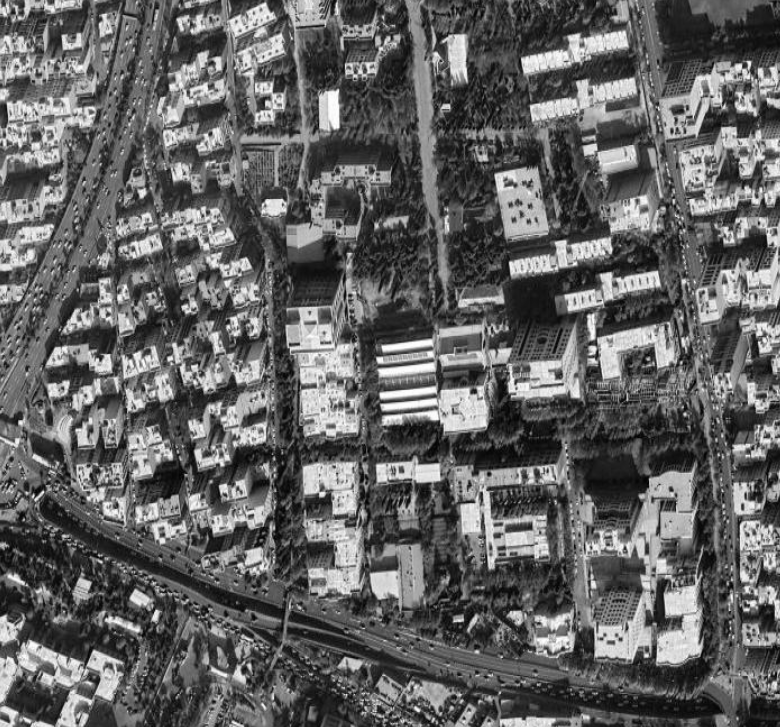
#> input picture DIP-HW2/data/q8/image.png, 780 x 727 px, found by its file name
$ jupyter execute Q8.ipynb   (older library calls are emulated)
#> lines starting #> are read from the running program, lines starting #| are printed output that depends on the picture
## 8-a — Directional High-Pass Filtering

In this part, we apply **3×3 high-pass filters** to a grayscale satellite image to detect edges in specific orientations:
- **Horizontal edges**
- **Vertical edges**
- **Main diagonal edges (\\)**
- **Anti-diagonal edges (/)**

A high-pass filter emphasizes rapid intensity changes (edges) while suppressing smooth regions.
By designing the kernel to be more sensitive in a specific direction, the filter will respond more strongly to edges aligned with that orientation.

### Algorithm:
1. **Load** the input grayscale image.
2. **Define** 3×3 kernels for each of the four directions.
3. **Apply** each kernel to the image using 2D convolution.
4. **Compute**:
   - The mean of the **absolute** filter response → indicates the overall strength of edges in that direction.
   - The **signed** mean of the response → shows any bias toward certain edge polarities.
5. **Interpret** the results:
   - A higher absolute mean value in a direction suggests that edges aligned with that orientation are more prevalent in the image.

[cell 1]
from PIL import Image
import matplotlib.pyplot as plt
import numpy as np
import cv2

[cell 2]
image = Image.open("/mnt/e/Term 4/HW/DIP-HW2/data/q8/image.png")
#> image is the input picture: PIL image 780x727 L; min 1, max 255, mean 98.9

[cell 3]
properties = {
    'size': image.size,
    'mode': image.mode, # RGB or L(grayscale)
    'format': image.format,
    'type': type(image)
}

for key, value in properties.items():
    print(f'The {key} of image is: {value}')
#> this loop made 4 passes
#> (key, value) on passes 1 to 3: ('size', (780, 727)), ('mode', 'L'), ('format', 'PNG')
#| The size of image is: (780, 727)
#| The mode of image is: L
#| The format of image is: PNG
#| The type of image is: <class 'PIL.PngImagePlugin.PngImageFile'>

[cell 4]
# convert PngImageFile to ndarray
image = np.array(image).astype(np.float32)
#> image: shape (727, 780) float32

[cell 5]
# image.show()
plt.figure(figsize=(8, 8))
plt.imshow(image, cmap='grey')
plt.axis('off')

# 3x3 directional high-pass kernels (simple directional HPFs)

[cell 6]
kernels = {
    'Horizontal edges': np.array([[-1, -1, -1],
                                  [ 2,  2,  2],
                                  [-1, -1, -1]], dtype=np.float32),
    'Vertical edges':   np.array([[-1,  2, -1],
                                  [-1,  2, -1],
                                  [-1,  2, -1]], dtype=np.float32),
    'Main diagonal': np.array([[ 2, -1, -1],
                                    [-1,  2, -1],
                                    [-1, -1,  2]], dtype=np.float32),
    'Anti-diagonal': np.array([[-1, -1,  2],
                                   [-1,  2, -1],
                                   [ 2, -1, -1]], dtype=np.float32)
}

[cell 7]
filtered_images = {}
means_abs = {}
means_signed = {}

for filter_name, k in kernels.items():
    filtered_image = cv2.filter2D(image, ddepth=cv2.CV_32F, kernel=k)
    filtered_images[filter_name] = filtered_image
    means_abs[filter_name] = np.mean(np.abs(filtered_image))
    means_signed[filter_name] = np.mean(filtered_image)
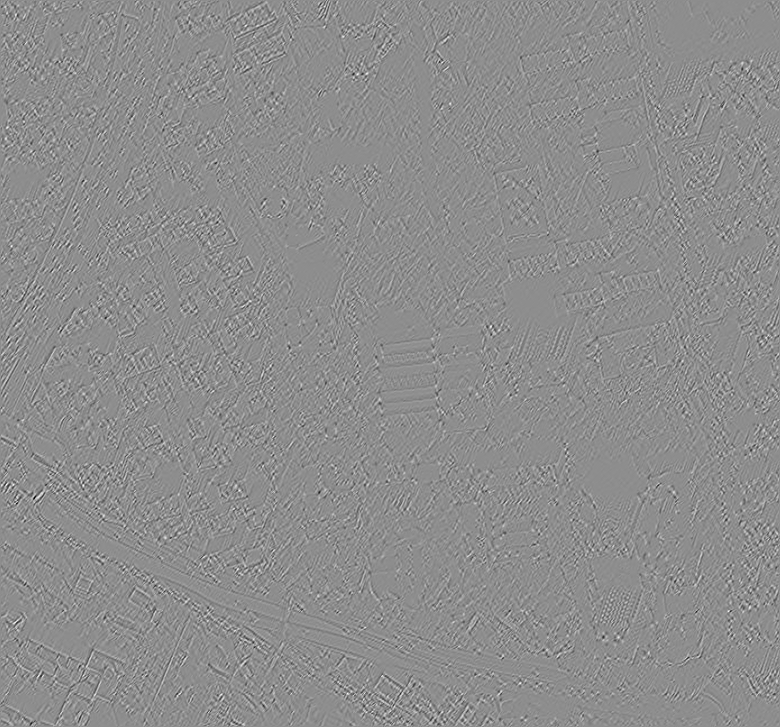
#> filtered_image: shape (727, 780) float32; min -497, max 398, mean 0; drawn with min black and max white
#> after the loop, filtered_images = 4 items; means_abs = {'Horizontal edges': 33.35, 'Vertical edges': 52.07, 'Main diagonal': 35, 'Anti-diagonal': 35.59}; means_signed = {'Horizontal edges': 0.00478, 'Vertical edges': 8.82e-06, 'Main diagonal': -0.000917, 'Anti-diagonal': 0.000913}

origin_mean = np.mean(image)
#> origin_mean = 98.91

[cell 8]
filtered_images['Horizontal edges'].min()
#> Out = -618

[cell 9]
filtered_images['Horizontal edges'].max()
#> Out = 614

[cell 10]
plt.figure(figsize=(12,10))
plt.subplot(2,3,1)
plt.imshow(image, cmap='gray')
plt.title(f'Original\nmean={origin_mean:.2f}')
plt.axis('off')

i = 2
for filtered_name, img in filtered_images.items():
    min, max = img.min(), img.max()
    normed_image = ((img - min)/(max - min)) * 255
    plt.subplot(2,3,i)
    plt.imshow(normed_image.astype(np.uint8), cmap='gray')
    plt.title(f'{filtered_name}\nmean|resp|={means_abs[filtered_name]:.2f}')
    plt.axis('off')
    i += 1
#> this loop made 4 passes
#> (filtered_name, min, max) on passes 1 to 4: ('Horizontal edges', -618, 614), ('Vertical edges', -799, 756), ('Main diagonal', -393, 396), ('Anti-diagonal', -497, 398)
#> after the loop, i = 6


plt.tight_layout()
plt.show()
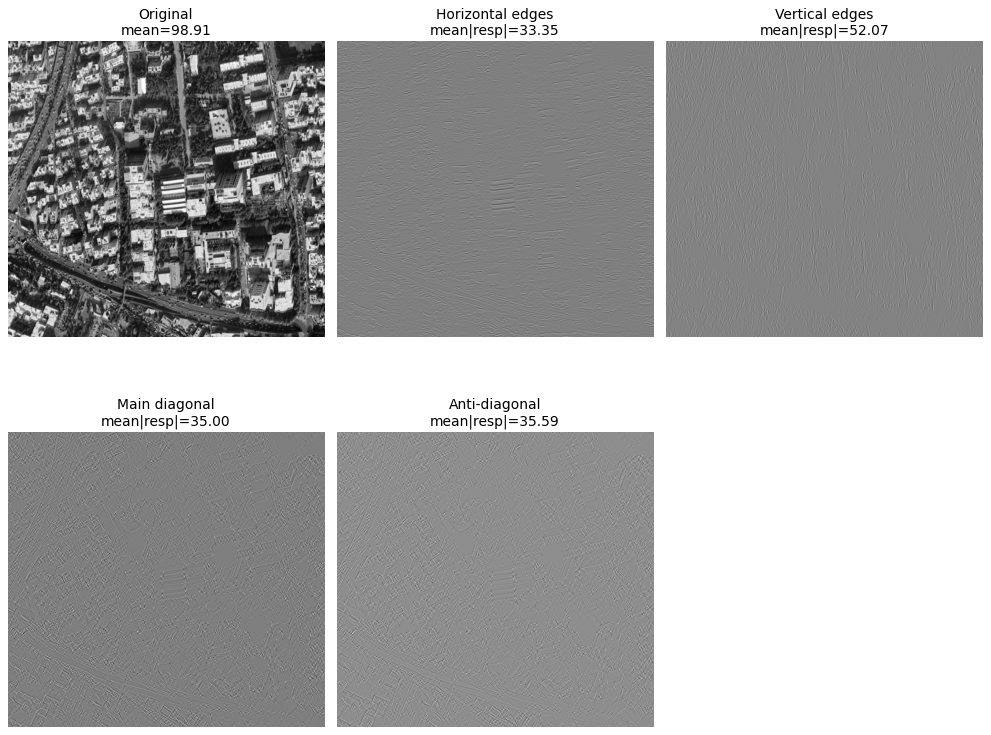
#> figure drawn by matplotlib, 5 panels

## 8-b — Standard Edge Detection Filters

In this part, we apply common edge-detection operators and compare them to the directional high-pass filters from 8-a:

- **Sobel** (horizontal and vertical): 3×3 kernels with weighted central differences, more robust to noise.
- **Prewitt** (horizontal and vertical): 3×3 kernels with uniform weights, simpler but more noise-sensitive.
- **Roberts Cross**: 2×2 kernels detecting diagonal intensity changes, suitable for fine edges.

### Algorithm:
1. Load the grayscale image.
2. Define the Sobel, Prewitt, and Roberts kernels for both horizontal and vertical detection.
3. Apply convolution to obtain horizontal (`Gx`) and vertical (`Gy`) responses.
4. Compute edge magnitude as:
   $
   M = \sqrt{G_x^2 + G_y^2}
   $
5. Compare the edge maps and mean magnitudes to those from part 8-a, noting differences in:
   - Edge sharpness
   - Noise sensitivity
   - Directional response

[cell 11]
# Sobel
sobel_x = cv2.Sobel(image, ddepth=cv2.CV_32F, dx=1, dy=0, ksize=3)
sobel_y = cv2.Sobel(image, ddepth=cv2.CV_32F, dx=0, dy=1, ksize=3)
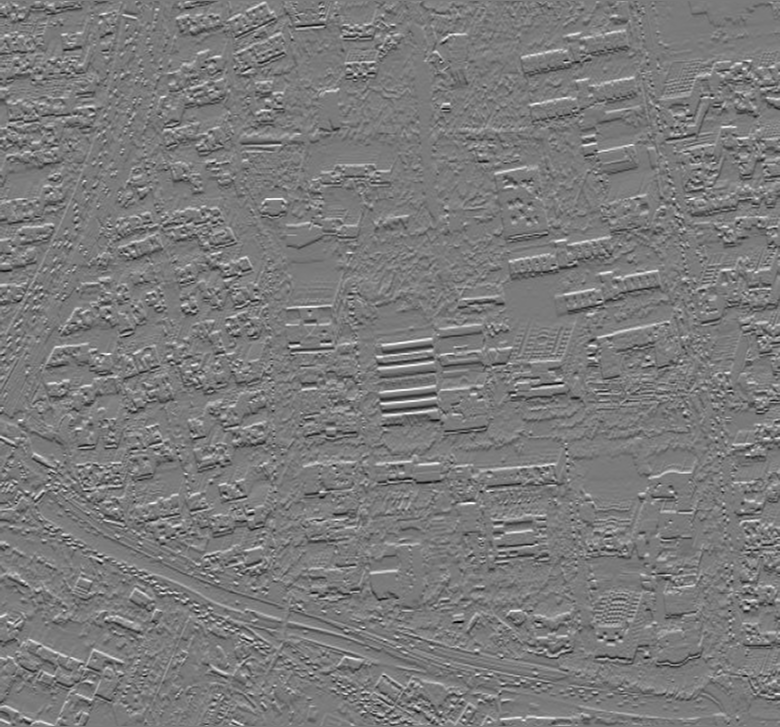
#> sobel_y: shape (727, 780) float32; min -730, max 780, mean 0; drawn with min black and max white

sobel_mag = np.sqrt(sobel_x**2 + sobel_y**2)
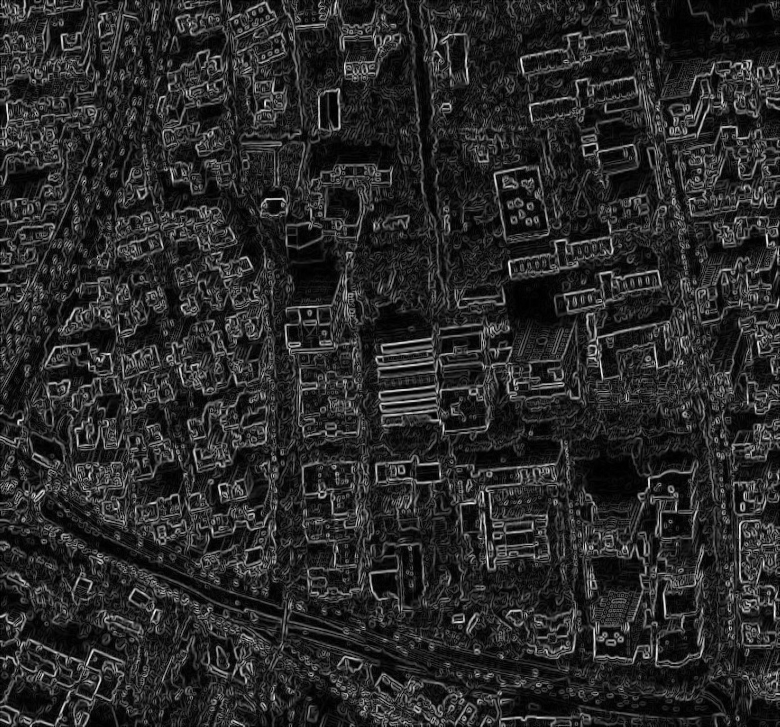
#> sobel_mag: shape (727, 780) float32; min 0, max 868.2, mean 140.5; drawn with min black and max white

[cell 12]
# Prewitt
prewitt_kx = np.array([[-1, 0, 1],
                       [-1, 0, 1],
                       [-1, 0, 1]], dtype=np.float32)
prewitt_ky = np.array([[-1, -1, -1],
                       [ 0,  0,  0],
                       [ 1,  1,  1]], dtype=np.float32)

prewitt_x = cv2.filter2D(image, cv2.CV_32F, prewitt_kx)
prewitt_y = cv2.filter2D(image, cv2.CV_32F, prewitt_ky)
prewitt_mag = np.sqrt(prewitt_x**2 + prewitt_y**2)

[cell 13]
# Roberts Cross
roberts_kx = np.array([[1, 0],
                       [0, -1]], dtype=np.float32)
roberts_ky = np.array([[0, 1],
                       [-1, 0]], dtype=np.float32)

roberts_x = cv2.filter2D(image, cv2.CV_32F, roberts_kx)
roberts_y = cv2.filter2D(image, cv2.CV_32F, roberts_ky)
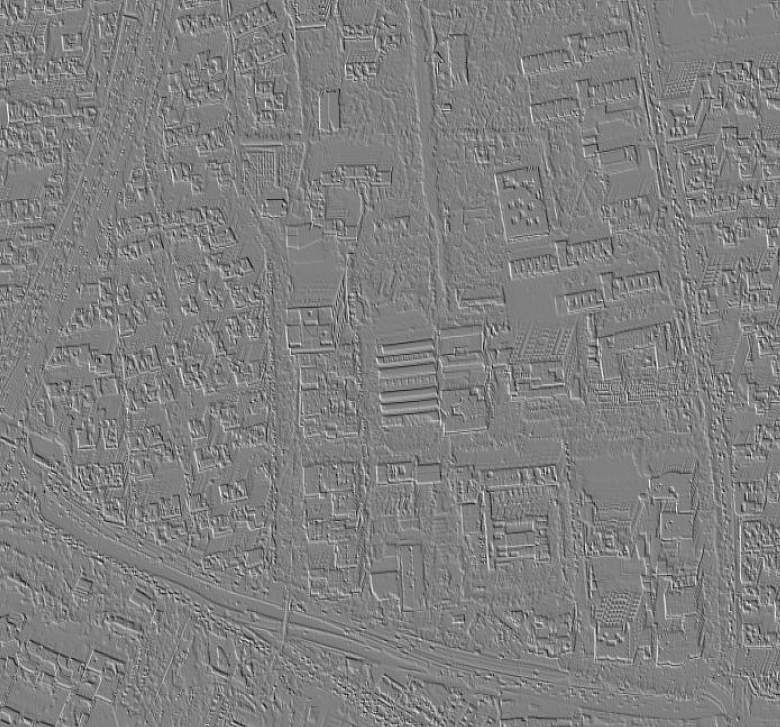
#> roberts_y: shape (727, 780) float32; min -192, max 190, mean 0; drawn with min black and max white
roberts_mag = np.sqrt(roberts_x**2 + roberts_y**2)
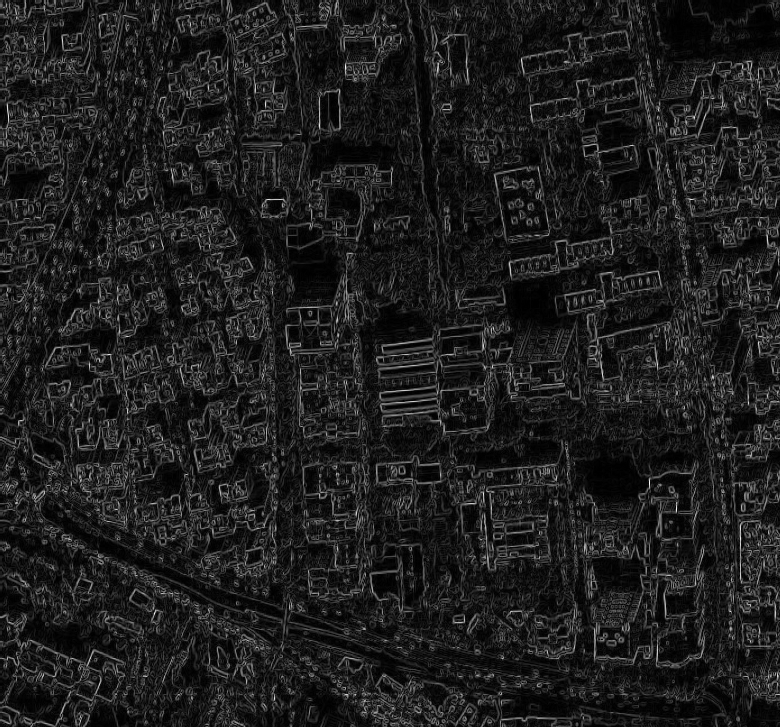
#> roberts_mag: shape (727, 780) float32; min 0, max 258.8, mean 31; drawn with min black and max white

[cell 14]
means = {
    'Sobel': np.mean(sobel_mag),
    'Prewitt': np.mean(prewitt_mag),
    'Roberts': np.mean(roberts_mag)
}
#> means = {'Sobel': 140.5, 'Prewitt': 103.4, 'Roberts': 31.01}

[cell 15]
print("Mean edge magnitudes:")
for k, v in means.items():
    print(f"{k}: {v:.4f}")
#> this loop made 3 passes
#> (k, v) on passes 1 to 3: ('Sobel', 140.5), ('Prewitt', 103.4), ('Roberts', 31.01)
#| Sobel: 140.4722
#| Prewitt: 103.3591
#| Roberts: 31.0066

[cell 16]
def normalize_for_display(img):
    rmin, rmax = img.min(), img.max()
#> rmin = -730; rmax = 780
    if rmax - rmin == 0:
        return np.zeros_like(img, dtype=np.uint8)
    return ((img - rmin) / (rmax - rmin) * 255).astype(np.uint8)

[cell 17]
plt.figure(figsize=(10,8))
plt.subplot(2,3,1)
plt.imshow(normalize_for_display(sobel_y), cmap='gray')
plt.title('Sobel - Horizontal')
plt.axis('off')

plt.subplot(2,3,2)
plt.imshow(normalize_for_display(sobel_x), cmap='gray')
plt.title('Sobel - Vertical')
plt.axis('off')

plt.subplot(2,3,3)
plt.imshow(normalize_for_display(sobel_mag), cmap='gray')
plt.title('Sobel - Magnitude')
plt.axis('off')

plt.subplot(2,3,4)
plt.imshow(normalize_for_display(prewitt_y), cmap='gray')
plt.title('Prewitt - Horizontal')
plt.axis('off')

plt.subplot(2,3,5)
plt.imshow(normalize_for_display(prewitt_x), cmap='gray')
plt.title('Prewitt - Vertical')
plt.axis('off')

plt.subplot(2,3,6)
plt.imshow(normalize_for_display(prewitt_mag), cmap='gray')
plt.title('Prewitt - Magnitude')
plt.axis('off')

plt.tight_layout()
plt.show()

[cell 18]
plt.figure(figsize=(10, 4))
plt.subplot(1,3,1)
plt.imshow(normalize_for_display(roberts_y), cmap='gray')
plt.title('Roberts - Gx')
plt.axis('off')

plt.subplot(1,3,2)
plt.imshow(normalize_for_display(roberts_x), cmap='gray')
plt.title('Roberts - Gy')
plt.axis('off')

plt.subplot(1,3,3)
plt.imshow(normalize_for_display(roberts_mag), cmap='gray')
plt.title('Roberts - Magnitude')
plt.axis('off')

plt.tight_layout()
plt.show()

# 8-d — High-Boost Filtering (A = 1.5)

**Goal.** Sharpen the grayscale satellite image by boosting high-frequency content (edges/textures) while preserving overall tones. Show the result and report the mean intensity, then briefly compare to Laplacian sharpening.

---

## What is High-Boost Filtering?

We first create a low-pass (blurred) version of the image, then add a scaled amount of detail (the unsharp mask) back to the original.

- Low-pass image: $\mathrm{LP}(f)$ (e.g., Gaussian blur)
- Detail (high-frequency): $f - \mathrm{LP}(f)$
- High-boost output:
  - $g \;=\; f \;+\; (A-1)\,\big[f - \mathrm{LP}(f)\big]$
  - Equivalently: $g \;=\; A\,f \;-\; \mathrm{LP}(f)$

Here, use **$A=1.5$** (a 50% boost of the unsharp mask).

## Practical Setup

- **Input:** Grayscale image $f$ (convert to float $[0,1]$ for computation).
- **Low-pass filter:** Gaussian blur with a small kernel (e.g., $5\times5$) and $\sigma \approx 1$.
- **Output:** $g = A\,f - \mathrm{LP}(f)$, clipped to $[0,1]$ (then to 8-bit for display if needed).

## What to Show & Report

1. **Figures:** Original image vs. **High-Boost (A = 1.5)** side-by-side.
2. **Mean intensity:** Report the mean of the original and the high-boosted result.
3. **Short discussion:**
   - High-boost increases edge/texture contrast; the scene looks crisper.
   - Mean may shift slightly (depends on content and blur choice).
   - Watch for **noise amplification** and **halo artifacts** if $A$ is too large or blur is too small.

## Quick Comparison

- **vs. Laplacian sharpening:** Laplacian is a second-derivative (zero-sum) operator, often more aggressive and noise-sensitive. High-boost (unsharp masking) is **tunable** via $A$ and the blur, offering finer control over sharpness vs. artifacts.
- **vs. pure high-pass (part a):** High-pass produces an edge map by removing low frequencies; **high-boost** *adds* enhanced details back to the original, preserving overall brightness/tones.

## Suggested Parameters (you can tweak)

- **Boost factor $A$:** 1.2–2.0 (start with **1.5**).
- **Gaussian blur:** kernel $5\times5$ or $7\times7$, $\sigma$ in 1.0–1.5 range.
  Larger kernel/$\sigma$ → smoother LP → stronger edge contrast but higher halo risk.

[cell 19]
A = 1.5       # boost factor (as requested)
kernel_size = 3            # low-pass kernel size (odd)
sigma = 1.0          # low-pass sigma (Gaussian)

[cell 20]
lp = cv2.GaussianBlur(image, ksize=(kernel_size, kernel_size), sigmaX=sigma, sigmaY=sigma)

[cell 21]
hb = image + A*(image - lp)
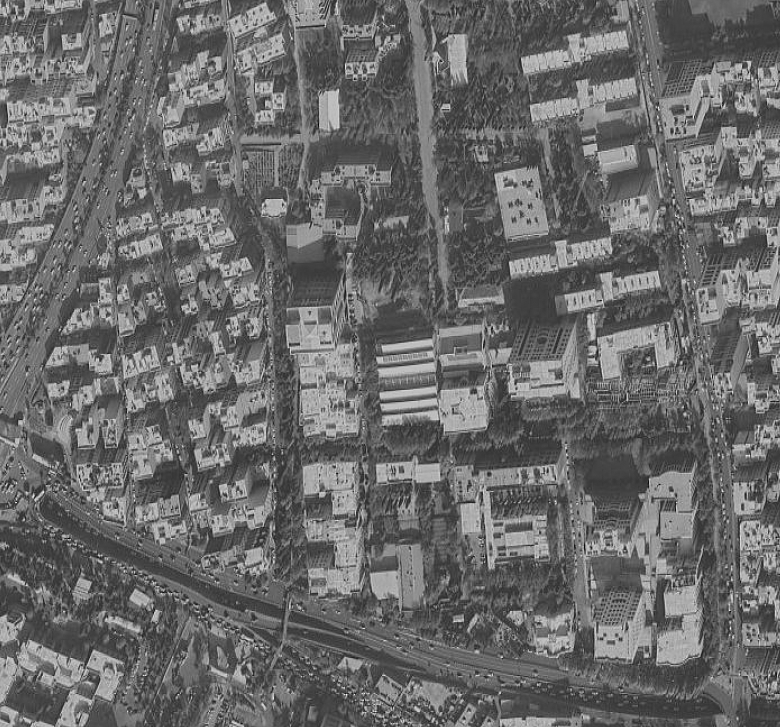
#> hb: shape (727, 780) float32; min -95.36, max 369.9, mean 98.9; drawn with min black and max white

[cell 22]
hb_cut = np.clip(hb, 0.0, 1.0)
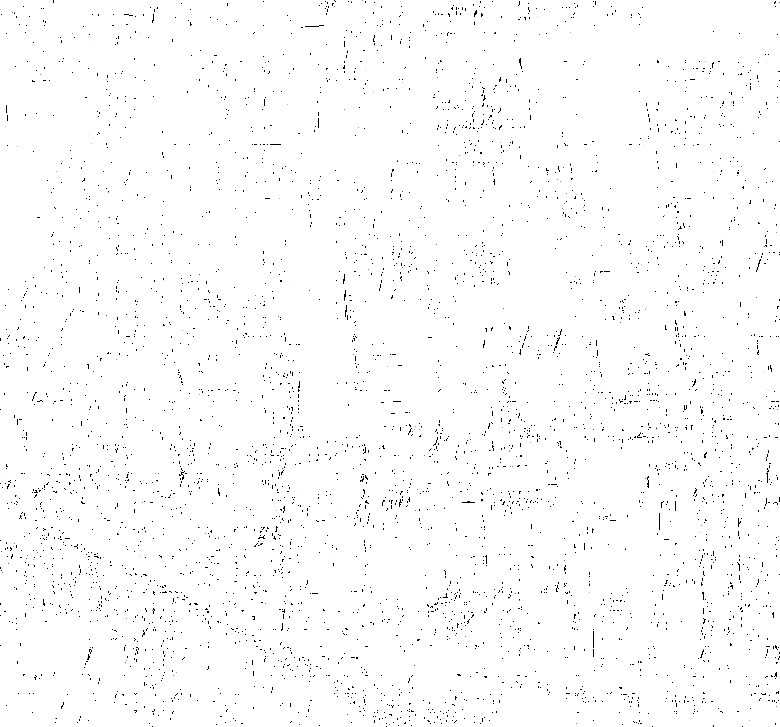
#> hb_cut: shape (727, 780) float32; min 0, max 1, mean 0.986
hb_n = cv2.normalize(hb, None, alpha=0, beta=255, norm_type=cv2.NORM_MINMAX)
hb_n = hb_n.astype(np.uint8)

[cell 23]
print(f"Original mean:   {image.mean():.2f}")
#| Original mean:   98.91
print(f"High-boost mean: {hb_n.mean():.2f}  (A={A}, gaussian k={kernel_size}, sigma={sigma})")
#| High-boost mean: 105.98  (A=1.5, gaussian k=3, sigma=1.0)

[cell 24]
plt.figure(figsize=(8,4))
plt.subplot(1,2,1); plt.imshow(image, cmap='gray'); plt.title('Original'); plt.axis('off')
plt.subplot(1,2,2); plt.imshow(hb_n, cmap='gray'); plt.title(f'High-Boost (A={A})'); plt.axis('off')
plt.tight_layout(); plt.show()
